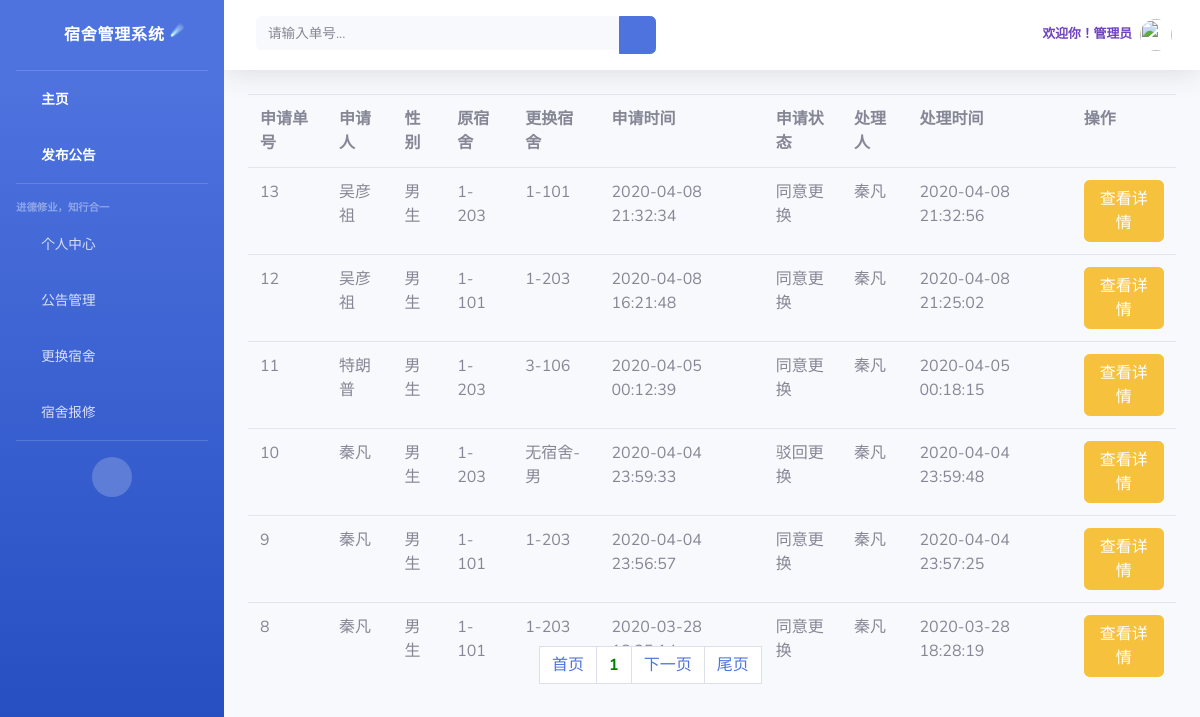
The app's page /housemaster/dor_update_list/1/ with its own data.
### housemaster/models.py (models this page shows)
class Change_dor(models.Model):
    stu_id = models.CharField(max_length=32, verbose_name='申请账号')
    name = models.CharField(max_length=32, verbose_name='姓名')
    sex = models.CharField(verbose_name='性别', max_length=32)
    major_class = models.CharField(max_length=32, default='未知', verbose_name='专业班级')
    now_dor = models.CharField(max_length=32, verbose_name='更换前宿舍')
    go_dor = models.CharField(max_length=32, verbose_name='更换至宿舍')
    remarks = models.CharField(max_length=256, verbose_name='备注', default='无')
    send_time = models.CharField(max_length=32, verbose_name='发布时间')
    admin = models.CharField(max_length=32, verbose_name='批改管理员', null=True)
    process_time = models.CharField(max_length=32, verbose_name='批改时间', null=True)
    status = models.IntegerField(verbose_name='是否同意', default=0)  # 同意为1，不同意为2,未处理为0
    class Meta:
        db_table = 'Change_dor'
        verbose_name = '更换宿舍申请表'
        verbose_name_plural = verbose_name

### housemaster/views.py (the view, shortened to what this page needs)
# urls.py: re_path('dor_update_list/(?P<page>\d+)', views.dor_update_list),
def dor_update_list(request, page=1):
    user_id = request.COOKIES.get('user_id')
    user = User.objects.filter(user_id=user_id).first()
    change_dor = Change_dor.objects.all().order_by('-id')
    paginator = Paginator(change_dor, 6)  # 分页一页显示六条
    page_obj = paginator.page(int(page))
    search = request.GET.get('search')
    return render(request, 'housemaster/dor_update_list.html', locals())

### housemaster/templates/housemaster/dor_update_list.html (shortened to what this page needs)
{% extends 'housemaster/base.html' %}
{% block search %}
    <form class="d-none d-sm-inline-block form-inline mr-auto ml-md-3 my-2 my-md-0 mw-100 navbar-search">
        <div class="input-group">
            <input type="text" class="form-control bg-light border-0 small" placeholder="请输入单号..."
                   aria-label="Search" aria-describedby="basic-addon2" name="search">
            <div class="input-group-append">
                <button class="btn btn-primary">
                    <i class="fas fa-search fa-sm"></i>
                </button>
            </div>
        </div>
    </form>
{% endblock %}
{% block content %}
    <form>
        <table class="table">
            <tr>
                <th>申请单号</th>
                <th>申请人</th>
                <th>性别</th>
                <th>原宿舍</th>
                <th>更换宿舍</th>
                <th>申请时间</th>
                <th>申请状态</th>
                <th>处理人</th>
                <th>处理时间</th>
                <th>操作</th>
            </tr>
            {% for foo in page_obj %}
                <tr>
                    <td>{{ foo.id }}</td>
                    <td>{{ foo.name }}</td>
                    <td>{{ foo.sex }}</td>
                    <td>{{ foo.now_dor }}</td>
                    <td>{{ foo.go_dor }}</td>
                    <td>{{ foo.send_time }}</td>
                    {% if  foo.status == 0 %}
                        <td>未处理</td>
                        {% if foo.admin == None %}
                            <td>-</td>
                            <td>-</td>
                        {% else %}
                            <td>{{ foo.admin }}</td>
                            <td>{{ foo.process_time }}</td>
                        {% endif %}
                        <td>
                            <a href="/housemaster/dor_update_process/?id={{ foo.id }}" type="button"
                               class="btn btn-facebook">处理一下</a>
                        </td>
                    {% elif  foo.status == 1 %}
                        <td>同意更换</td>
                        <td>{{ foo.admin }}</td>
                        <td>{{ foo.process_time }}</td>
                        <td>
                            <a href="/housemaster/dor_update_process/?id={{ foo.id }}" type="button"
                               class="btn btn-warning">查看详情</a>
                        </td>
                    {% else %}
                        <td>驳回更换</td>
                        <td>{{ foo.admin }}</td>
                        <td>{{ foo.process_time }}</td>
                        <td>
                            <a href="/housemaster/dor_update_process/?id={{ foo.id }}" type="button"
                               class="btn btn-warning">查看详情</a>
                        </td>
                    {% endif %}
                </tr>
            {% endfor %}
        </table>
    </form>
   <ul class="pagination" style="position: absolute;bottom: 100px;left: 45%">
        <a class="page-link" href="/housemaster/dor_update_list/1">首页</a>
        <a class="page-link" style="color: green;font-weight: 700"
           href="/housemaster/dor_update_list/{{ page_obj.number }}">{{ page_obj.number }}</a>
        {% if page_obj.has_next %}
            <a class="page-link"
               href="/housemaster/dor_update_list/{{ page_obj.next_page_number }}">下一页</a>
        {% endif %}
        <a class="page-link" href="/housemaster/dor_update_list/{{ paginator.num_pages }}">尾页</a>
    </ul>
{% endblock %}

### records on screen
Change_dor: id "13", name "吴彦祖", sex "男生", now_dor "1-203", go_dor "1-101", send_time "2020-04-08 21:32:34", admin "秦凡", process_time "2020-04-08 21:32:56"
Change_dor: id "12", name "吴彦祖", sex "男生", now_dor "1-101", go_dor "1-203", send_time "2020-04-08 16:21:48", admin "秦凡", process_time "2020-04-08 21:25:02"
Change_dor: id "11", name "特朗普", sex "男生", now_dor "1-203", go_dor "3-106", send_time "2020-04-05 00:12:39", admin "秦凡", process_time "2020-04-05 00:18:15"
Change_dor: id "10", name "秦凡", sex "男生", now_dor "1-203", go_dor "无宿舍-男", send_time "2020-04-04 23:59:33", admin "秦凡", process_time "2020-04-04 23:59:48"
Change_dor: id "9", name "秦凡", sex "男生", now_dor "1-101", go_dor "1-203", send_time "2020-04-04 23:56:57", admin "秦凡", process_time "2020-04-04 23:57:25"
Change_dor: id "8", name "秦凡", sex "男生", now_dor "1-101", go_dor "1-203", send_time "2020-03-28…", admin "秦凡", process_time "2020-03-28 18:28:19"

### other values on screen
{{ page_obj.number }} "1"
